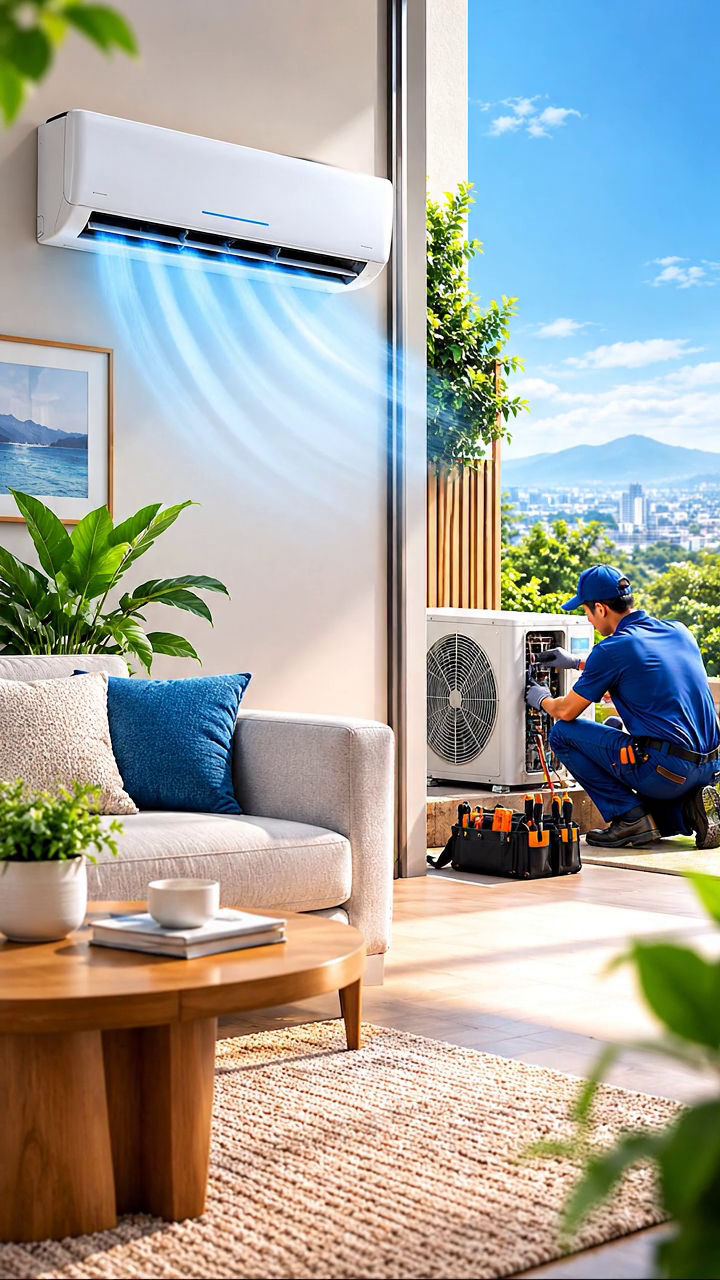
#> input picture frame 48 of public/nex-themes/ac-service-intro.mp4, 720 x 1280 px, given in place of snaptik_7690132468275498253_v3.mp4, which was not available
$ python extract-frames-6.py
#> lines starting #> are read from the running program, lines starting #| are printed output that depends on the picture
"""Extract one middle-frame PNG per video for watch identification · Phase W-6."""
import cv2
import os
import sys

IDS = [
    "7690132468275498253",
    "7691193978569395470",
    "7691568982611987725",
    "7693088304782134542",
    "7696085218729544973",
    "7673852249835097357",
]

OUT_DIR = "/tmp/frames"
os.makedirs(OUT_DIR, exist_ok=True)

for i, vid in enumerate(IDS, start=10):
    src = f"public/dev/live-videos/snaptik_{vid}_v3.mp4"
    cap = cv2.VideoCapture(src)
    frame_count = int(cap.get(cv2.CAP_PROP_FRAME_COUNT))
    fps = cap.get(cv2.CAP_PROP_FPS) or 30.0
    duration = frame_count / fps if fps > 0 else 0
    # grab 3 frames: 25%, 50%, 75% into the clip
    for pct, label in [(0.25, "a"), (0.50, "b"), (0.75, "c")]:
        target = int(frame_count * pct)
        cap.set(cv2.CAP_PROP_POS_FRAMES, target)
        ok, frame = cap.read()
        if ok:
            out = f"{OUT_DIR}/hendra-{i:02d}-{label}.png"
            cv2.imwrite(out, frame)
            print(f"  wrote {out} (video {vid} at frame {target}/{frame_count}, {duration:.1f}s)")
        else:
            print(f"  FAIL frame at {pct} of {vid}", file=sys.stderr)
#> this loop made 3 passes
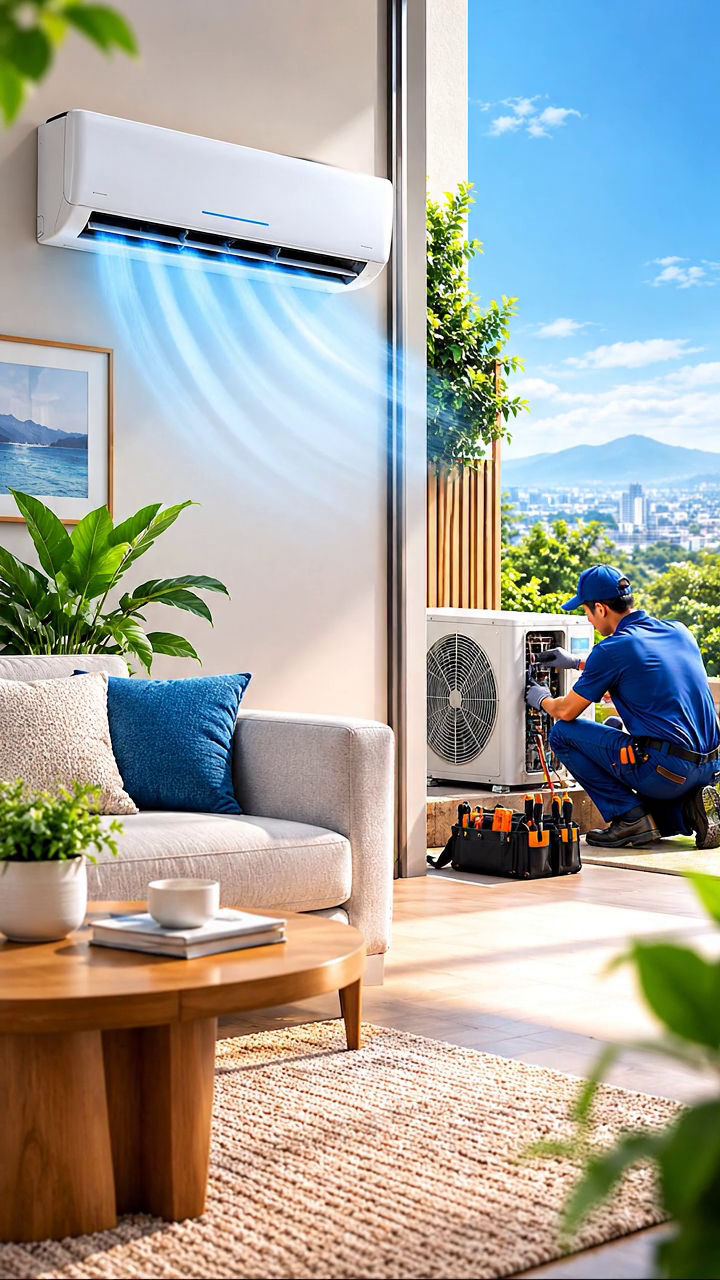
#> input picture frame 48 of public/nex-themes/ac-service-intro.mp4, 720 x 1280 px, given in place of snaptik_7690132468275498253_v3.mp4, which was not available
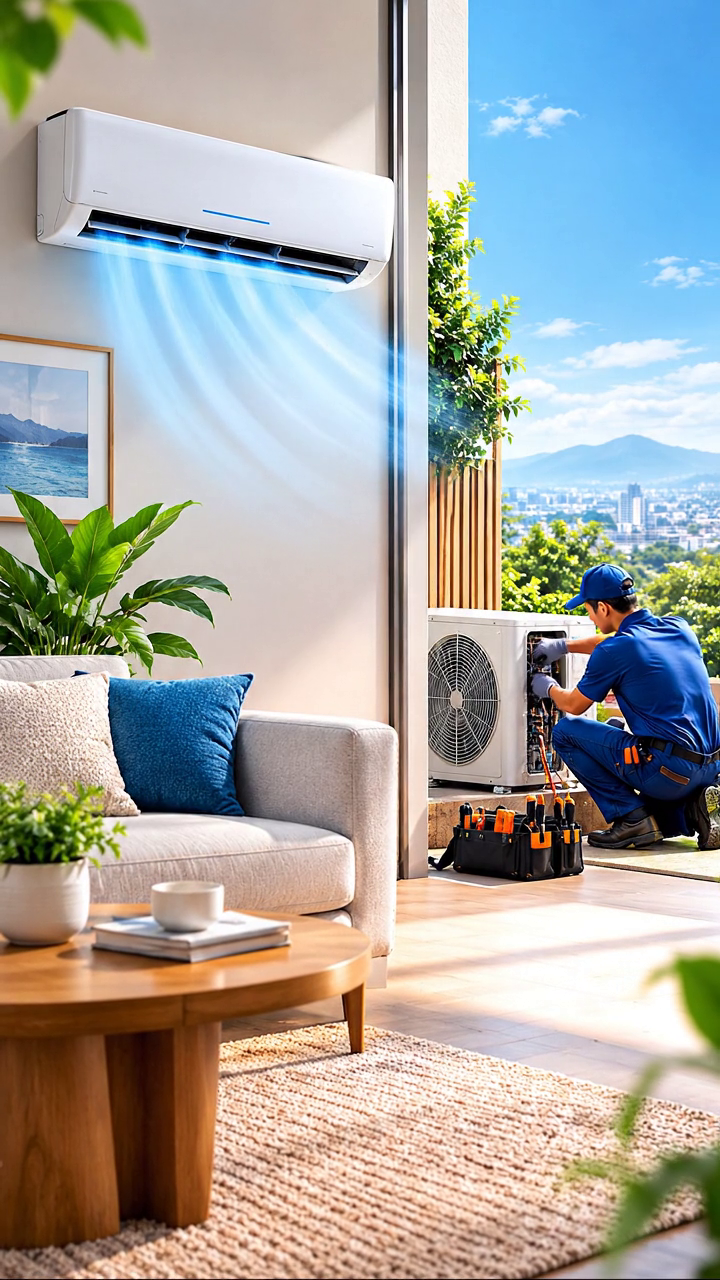
#> input picture frame 96 of public/nex-themes/ac-service-intro.mp4, 720 x 1280 px, given in place of snaptik_7690132468275498253_v3.mp4, which was not available
#> pass 3, `ok, frame = cap.read()`:
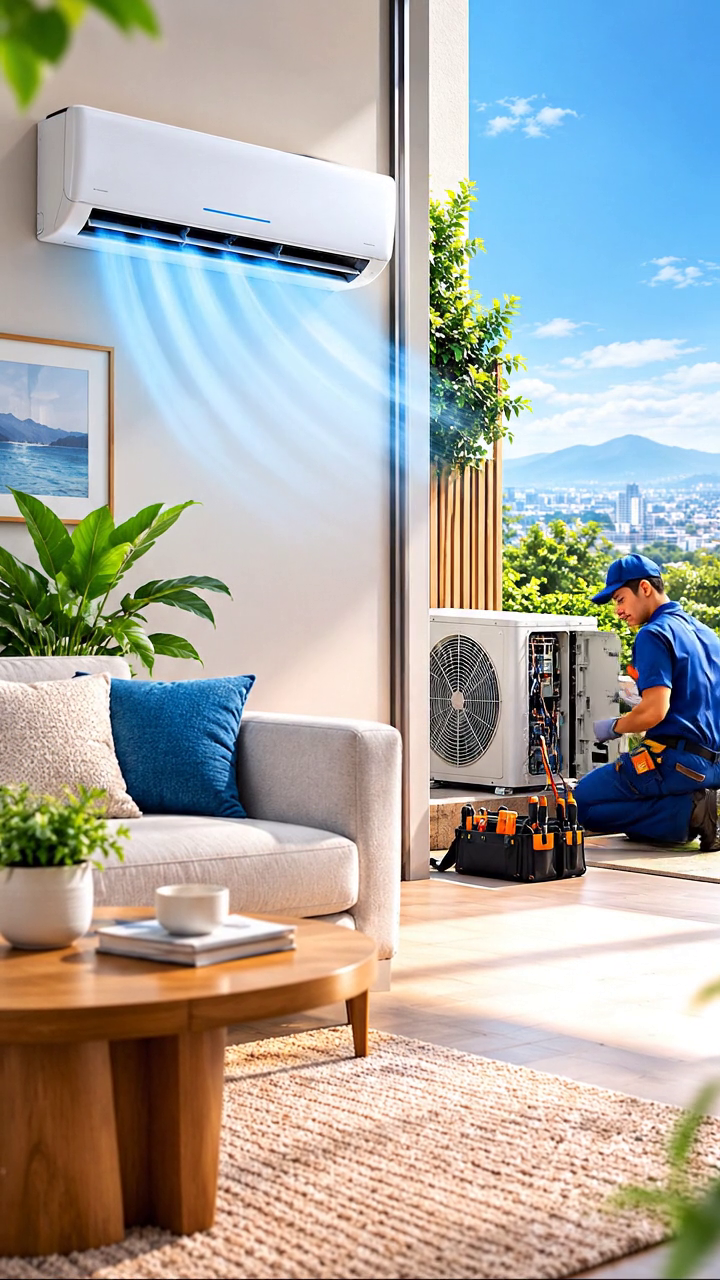
#> frame: shape (1280, 720, 3); mean B, G, R 163.8, 168.5, 168.3
    cap.release()
print("done")

$ run again, starting later in the video
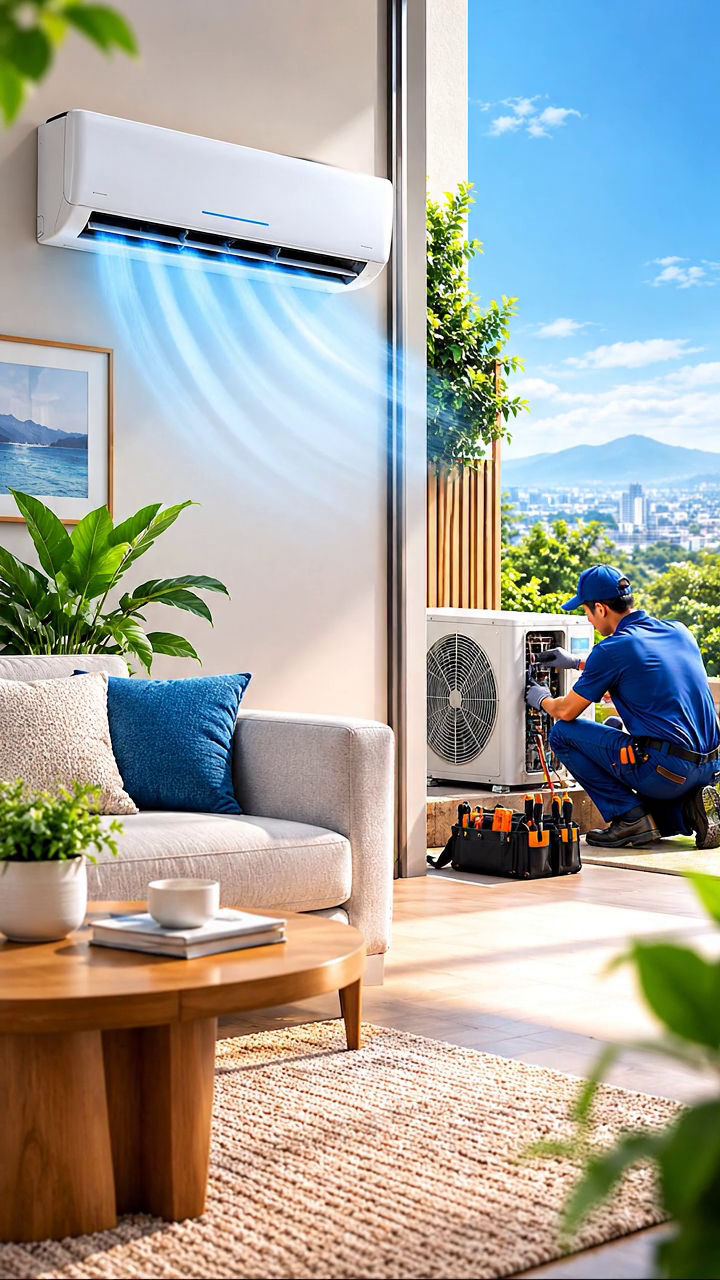
#> input picture frame 48 of public/nex-themes/ac-service-intro.mp4, 720 x 1280 px, given in place of snaptik_7690132468275498253_v3.mp4, which was not available
#> the loop `for pct, label in [(0.25, "a"), (0.50, "b"), (0.75, "c")]:` made 3 passes
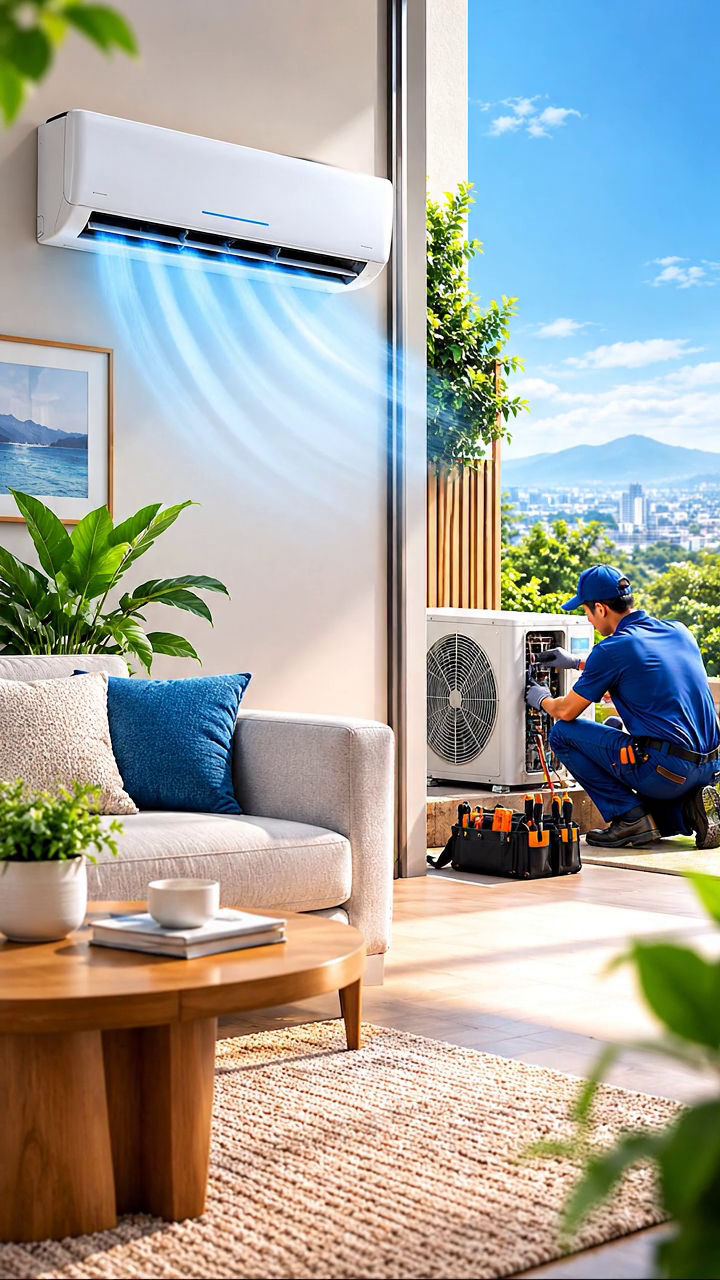
#> input picture frame 48 of public/nex-themes/ac-service-intro.mp4, 720 x 1280 px, given in place of snaptik_7690132468275498253_v3.mp4, which was not available
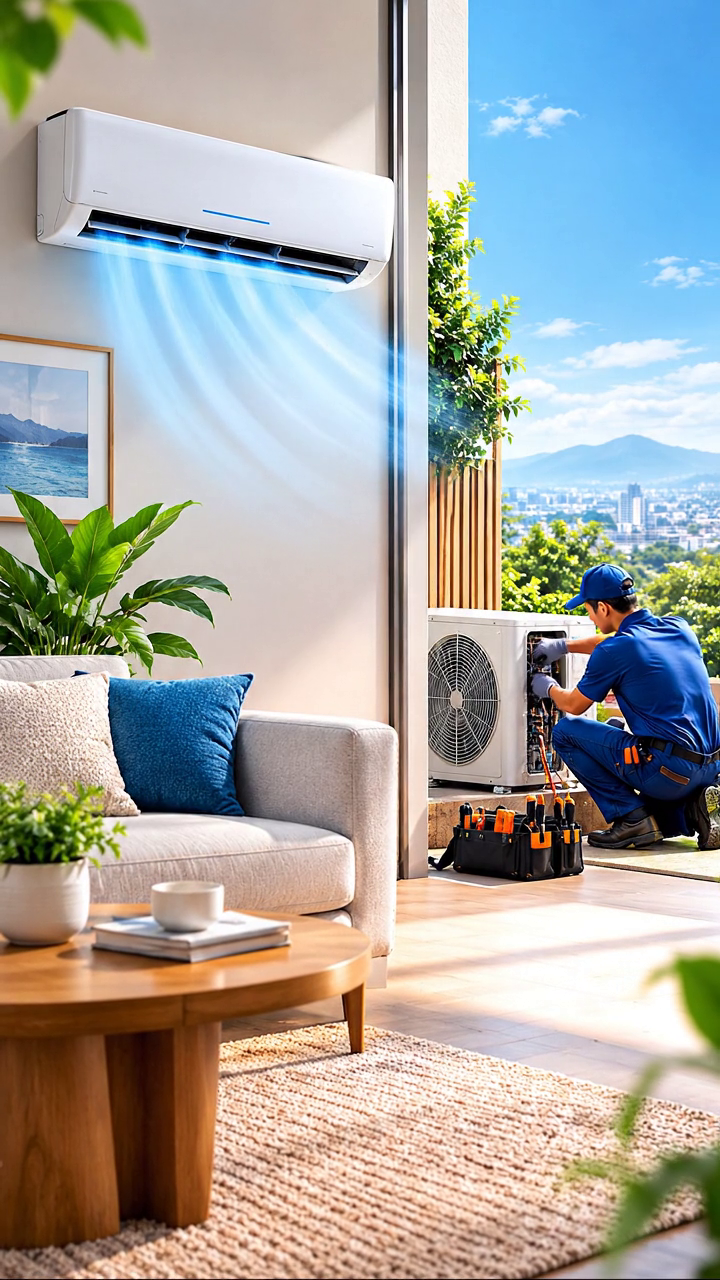
#> input picture frame 96 of public/nex-themes/ac-service-intro.mp4, 720 x 1280 px, given in place of snaptik_7690132468275498253_v3.mp4, which was not available

$ run again, starting later in the video
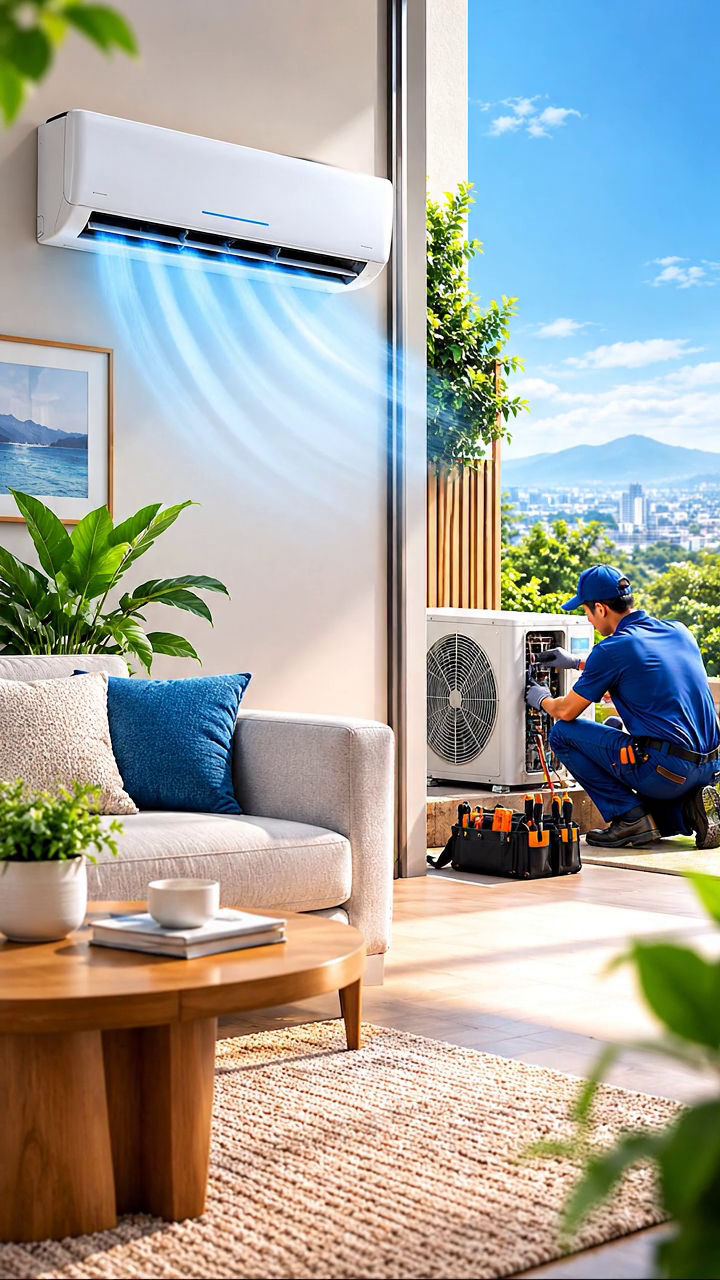
#> input picture frame 48 of public/nex-themes/ac-service-intro.mp4, 720 x 1280 px, given in place of snaptik_7690132468275498253_v3.mp4, which was not available
#> the loop `for pct, label in [(0.25, "a"), (0.50, "b"), (0.75, "c")]:` made 3 passes
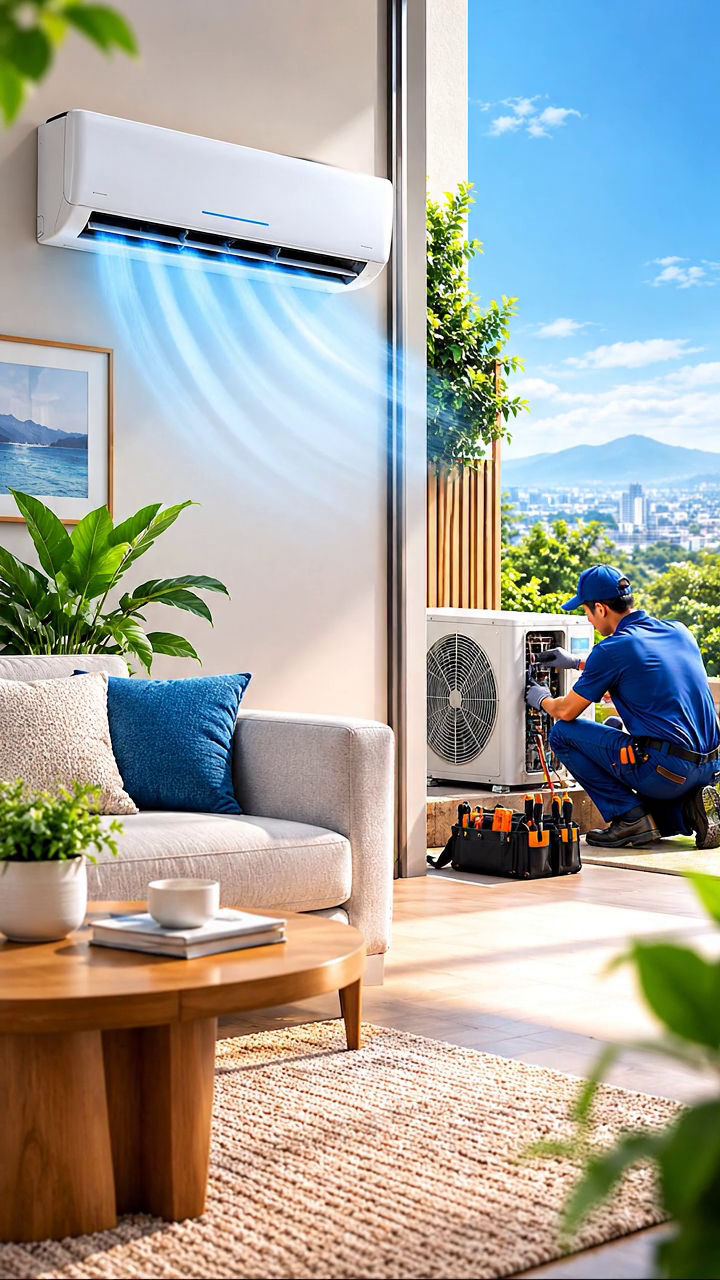
#> input picture frame 48 of public/nex-themes/ac-service-intro.mp4, 720 x 1280 px, given in place of snaptik_7690132468275498253_v3.mp4, which was not available
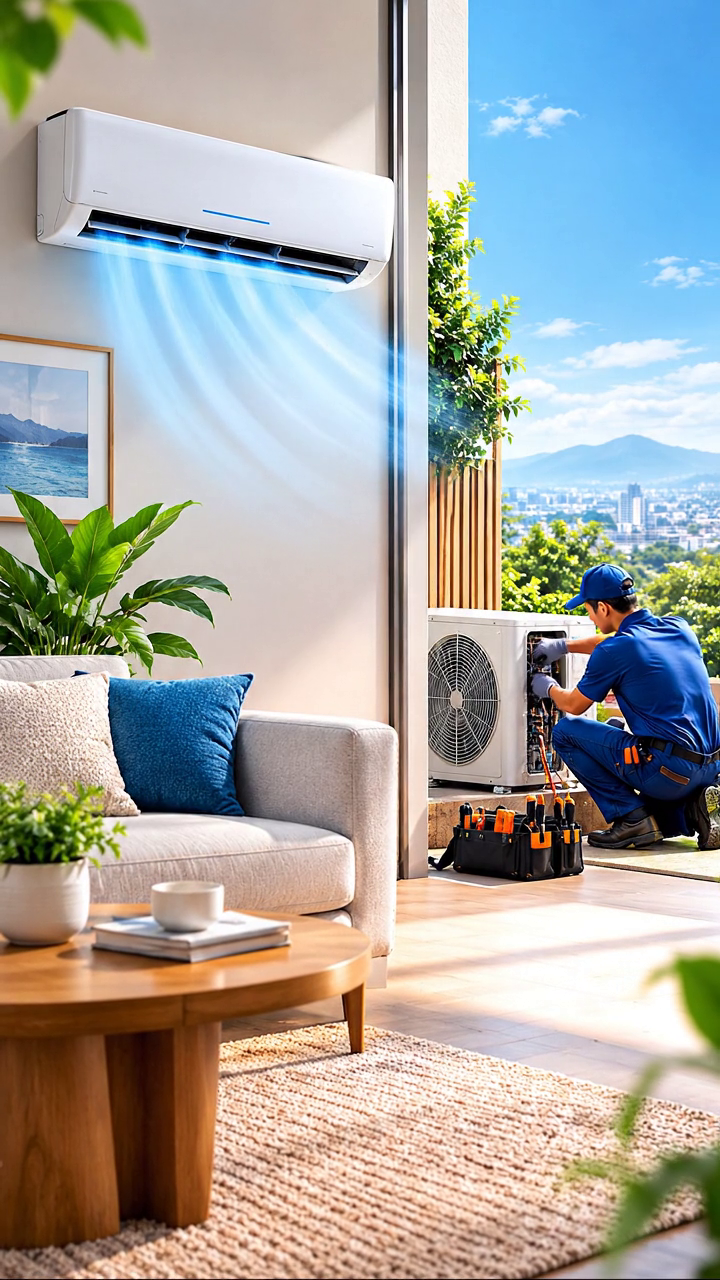
#> input picture frame 96 of public/nex-themes/ac-service-intro.mp4, 720 x 1280 px, given in place of snaptik_7690132468275498253_v3.mp4, which was not available
